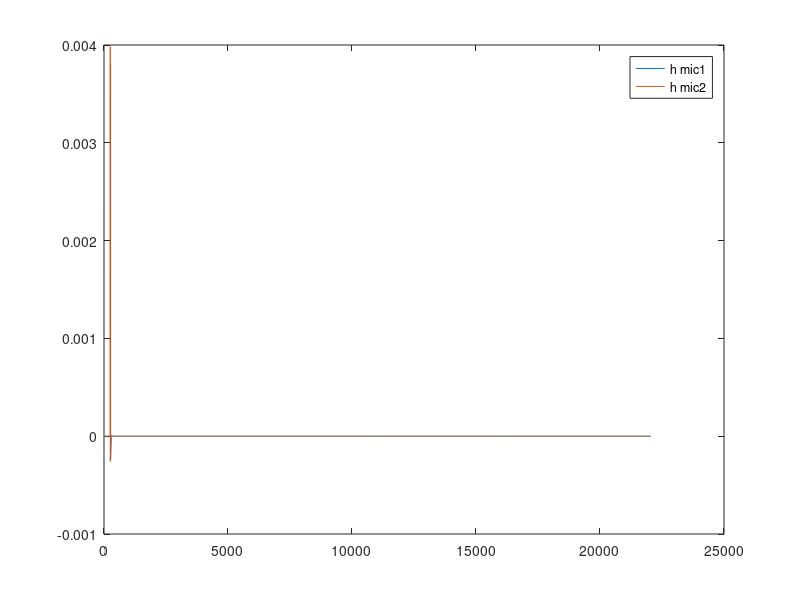

Reproduce this figure in MATLAB. (Note: this script raises an error after producing the figure.)
clc
clear all

%RIR sources = (len, #mics, #audio sources)
%RIR noise = (len, #mics, #noise sources)
load('Computed_RIRs.mat')
h1 = RIR_sources(:,1);
h2 = RIR_sources(:,2);
figure;
plot(h1)
hold on
plot(h2)
legend('h mic1', 'h mic2')

[~, index_mic1] = max(h1);
[~, index_mic2] = max(h2);
sample_delay = index_mic1 - index_mic2;
time_diff = sample_delay/fs_RIR;
[cor,lag] = xcorr(h1,h2);
[~,I] = max(abs(cor));
sample_delay = lag(I);

%whitenoise{1} = 'White_noise1.wav';
%[y,fs] = audioread(whitenoise{1});
speechfile{1} = 'speech1.wav';
[y,fs] = audioread(speechfile{1});
y = resample(y, fs_RIR, fs);
num_mics = size(m_pos, 1);
mic = zeros(length(y), num_mics);
for i = 1:num_mics
    mic(:,i) = fftfilt(RIR_sources(:,i), y);
end
mic_rec1 = mic(:,1);
mic_rec2 = mic(:,2);
[cor,lag] = xcorr(mic_rec1,mic_rec2);
[~,I] = max(abs(cor));
lagDiff = lag(I);
err = sample_delay - lagDiff;
X = sprintf('Diff between estimated & ground truth = %d', err);
disp(X)
%PLOT
expected = NaN(length(cor),1);
expected(I) = max(abs(cor));
figure;
plot(cor,'blue')
hold on
stem(expected,'filled', 'red')
legend('crosscorrelation','expected peak')

